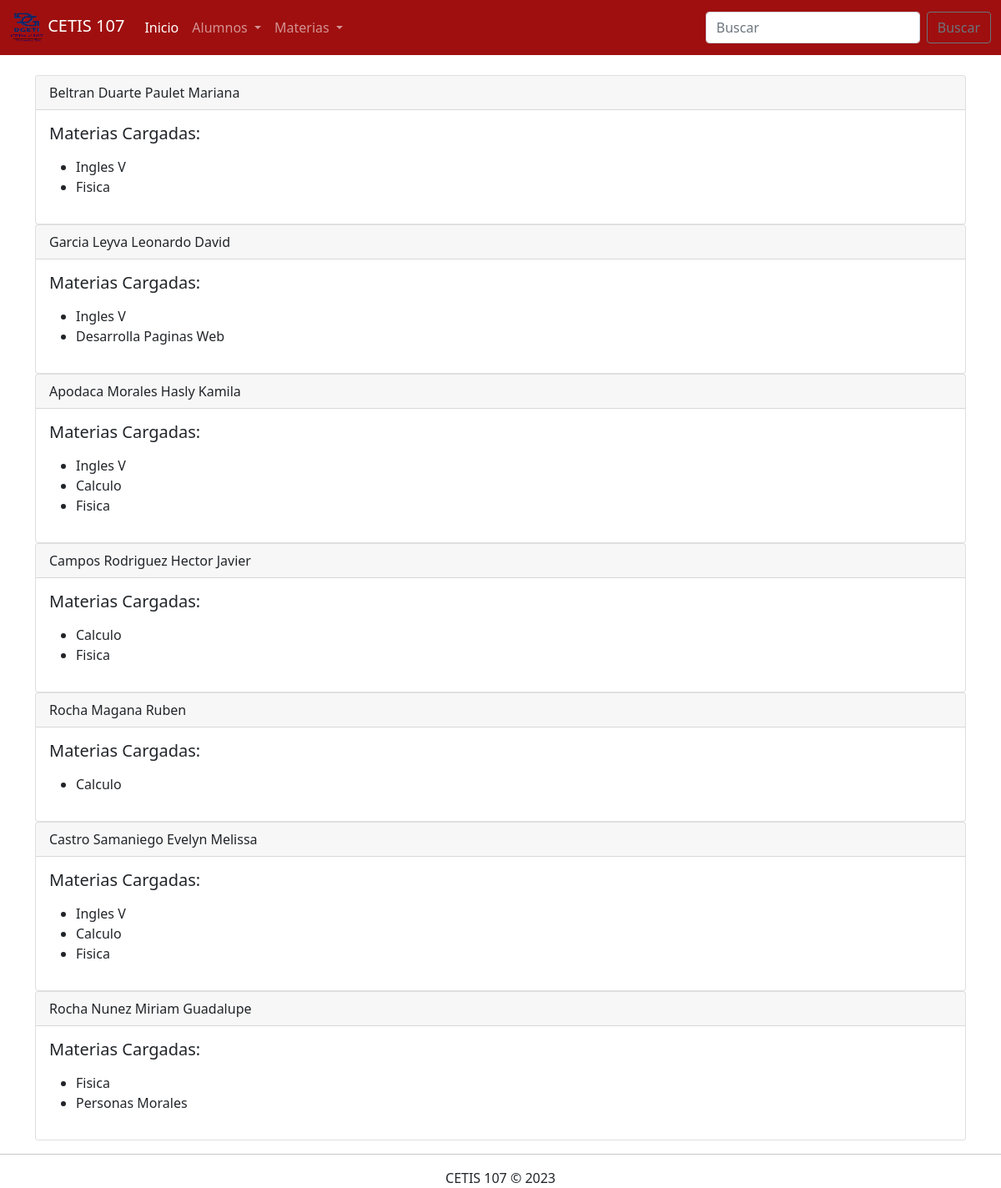
Page /Parcial3/ConsultarAlumnosMaterias.php on the committed database.
### tables this page shows
CREATE TABLE `alumnos` (
  `id` int(11) NOT NULL,
  `nombre` varchar(100) NOT NULL,
  `numero_control` varchar(30) NOT NULL,
  `semestre` int(11) NOT NULL,
  `edad` int(11) NOT NULL,
  `turno` varchar(10) NOT NULL,
  `sexo` tinyint(4) NOT NULL
);

CREATE TABLE `materias` (
  `id` int(11) NOT NULL,
  `nombre` varchar(100) NOT NULL,
  `semestre` int(11) NOT NULL,
  `especialidad` varchar(50) NOT NULL
);

### Parcial3/ConsultarAlumnosMaterias.php (the view, shortened to what this page needs)
<!DOCTYPE html>
<html lang="en">
<head>
    <link rel="stylesheet" href="css/bootstrap.css">
</head>
<body>
    <?php
        include 'menu.php';
        include 'conexion.php';
        $sql = "SELECT * FROM alumnos";
        $datos = $conexion->query($sql);
    ?>
    <div class="container"><br>
        <div class="row">
            <div class="col-12">
            <?php if($datos->num_rows > 0) { ?>
                <?php while($registro = $datos->fetch_assoc()) {
                    $id = $registro["id"];
                    $sql2 = "SELECT a.*, m.nombre AS materia_nombre FROM alumnos a INNER JOIN alumno_materias am ON a.id = am.alumno_id INNER JOIN
                    materias m ON m.id = am.materia_id WHERE a.id=".$id;
                    $datos2 = $conexion->query($sql2);
                    ?>
                    <div class="card">
                        <div class="card-header">
                            <?php echo $registro["nombre"]; ?>
                        </div>
                        <div class="card-body">
                            <h5 class="card-title">Materias Cargadas: </h5>
                            <p class="card-text">
                                <ul>
                                    <?php while($materia = $datos2->fetch_assoc()) { ?>
                                       <li> <?php echo $materia["materia_nombre"]; ?> </li>
                                    <?php } ?>
                                </ul>
                            </p>
                        </div>
                    </div>
                <?php } ?>
            <?php } else { ?>
                <h3>No existen alumnos en la base de datos</h3>
            <?php } ?>
            </div>
        </div>
    </div>
<footer class="text-center">
        <hr>
        CETIS 107 &copy; 2023
    </footer>
</body>
</html>

### rows in the picture
alumnos: nombre "Beltran Duarte Paulet Mariana", materias.nombre "Ingles V", materias.nombre "Fisica"
alumnos: nombre "Garcia Leyva Leonardo David", materias.nombre "Ingles V", materias.nombre "Desarrolla Paginas Web"
alumnos: nombre "Apodaca Morales Hasly Kamila", materias.nombre "Ingles V", materias.nombre "Calculo", materias.nombre "Fisica"
alumnos: nombre "Campos Rodriguez Hector Javier", materias.nombre "Calculo", materias.nombre "Fisica"
alumnos: nombre "Rocha Magana Ruben", materias.nombre "Calculo"
alumnos: nombre "Castro Samaniego Evelyn Melissa", materias.nombre "Ingles V", materias.nombre "Calculo", materias.nombre "Fisica"
alumnos: nombre "Rocha Nunez Miriam Guadalupe", materias.nombre "Fisica", materias.nombre "Personas Morales"
